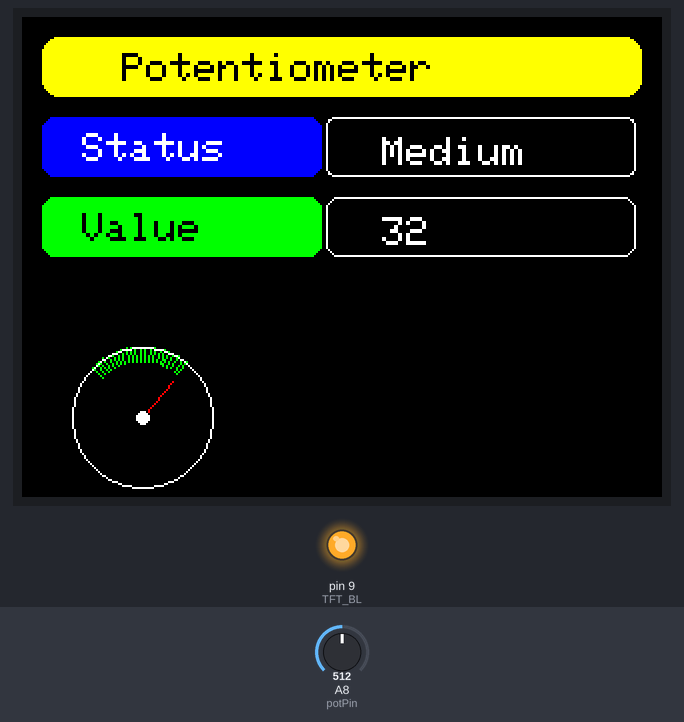
Bench run of a sketch on a simulated Arduino Mega 2560, built with avr-gcc and run on an emulated ATmega2560. Parts: 320×240 colour display, output pins drawn as LEDs (lit = HIGH). The inputs (shaded band) are chosen by the test bench; at power-on: A8 (potPin) = 512. What the sketch prints to the serial monitor is not drawn.

Above: at 1.4 s.
1.5 s: A8 (potPin) set to 535
At 4.41 s:
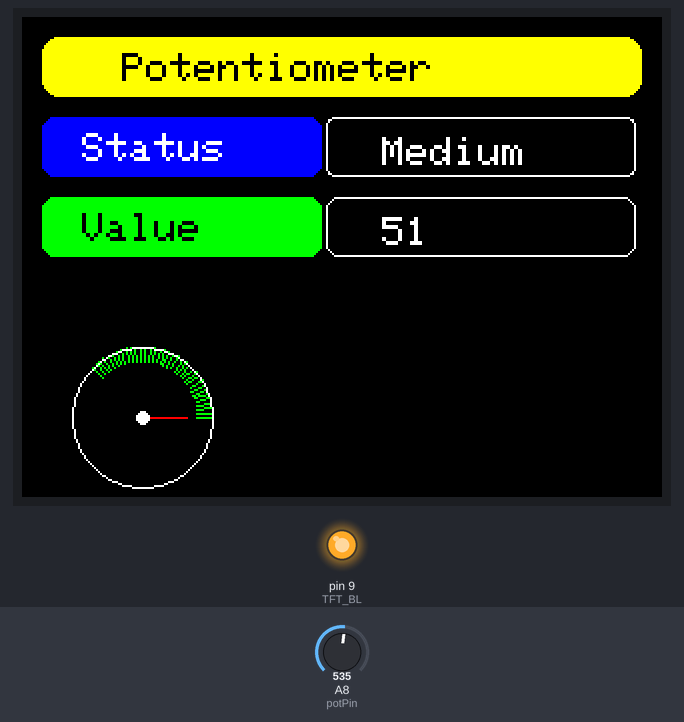
4.5 s: A8 (potPin) set to 715
At 5.96 s:
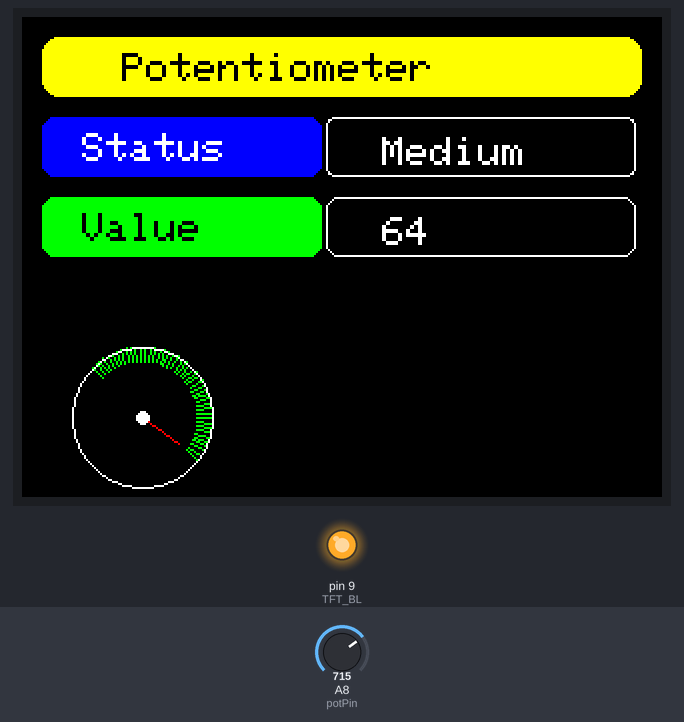
6.2 s: A8 (potPin) set to 735
At 8.4 s:
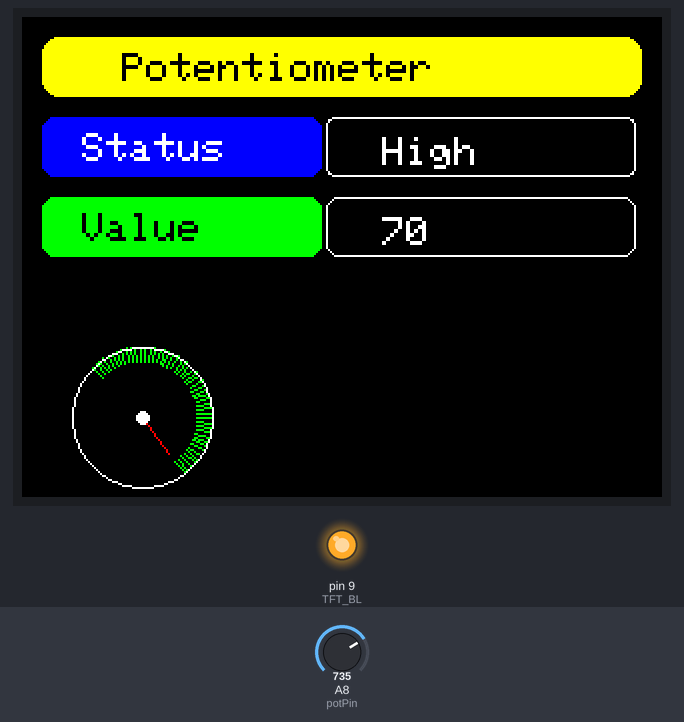
8.8 s: A8 (potPin) set to 716
At 10.5 s:
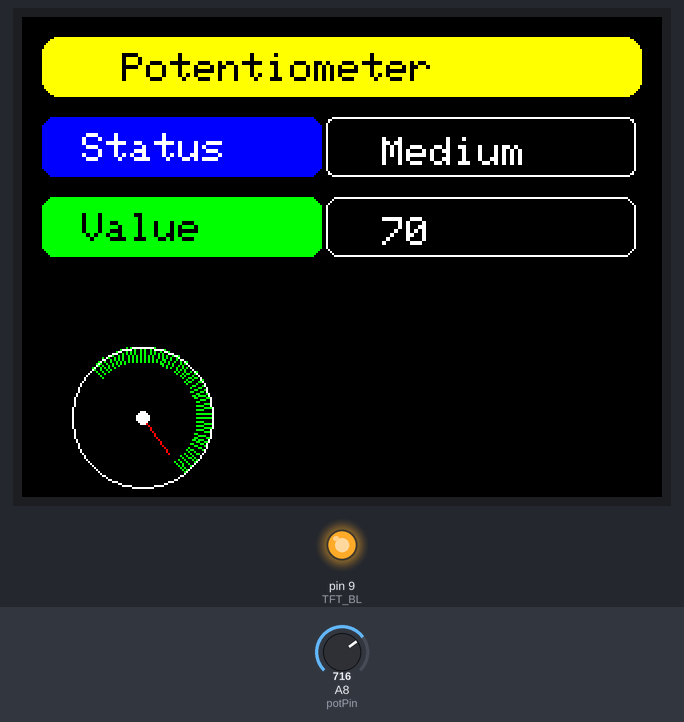
Timing chart, 0 to 12.0 s (numbered marks = the images above; inputs shaded):
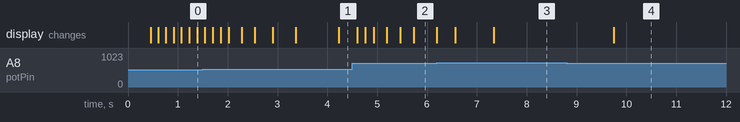

Measured:
- the behaviour switches between 521 and 522 on A8 (potPin) (found by bisection; images 0 and 1)
- the behaviour switches between 728 and 729 on A8 (potPin) (found by bisection; images 2 and 3)
- after the input at 4.5 s, the display: first changes after 0.10 s (image 2 shows a later state)
- after the input at 8.8 s, the display: changes after 0.95 s (image 4)
- what the display in image 2 shows lasts 0.5 s, from 5.7 s to 6.2 s

The sketch:

Ardiuno_Potentiometer_TFT_Modified.ino
```cpp
#include <SPI.h>
#include <Adafruit_GFX.h>
#include <Adafruit_ST7789.h>
#include <math.h>

#define TFT_CS     53
#define TFT_RST    8
#define TFT_DC     7
#define TFT_BL     9

Adafruit_ST7789 tft = Adafruit_ST7789(TFT_CS, TFT_DC, TFT_RST);

const int potPin = A8;
int potValue = 0;
int mappedValue = 0;
int lastValue = -1;
String currentStatus = "";
String lastStatus = "";

void setup() {
  Serial.begin(9600);
  pinMode(TFT_BL, OUTPUT);
  digitalWrite(TFT_BL, HIGH);
  tft.init(240, 320);
  tft.setRotation(1);
  tft.fillScreen(ST77XX_BLACK);
  drawStaticUI();
}

void loop() {
  static int smoothedValue = 0;
  potValue = analogRead(potPin);
  smoothedValue = (smoothedValue * 7 + potValue) / 8;
  mappedValue = map(smoothedValue, 0, 1023, 0, 100);

  if (mappedValue < 30)
    currentStatus = "Low";
  else if (mappedValue < 70)
    currentStatus = "Medium";
  else
    currentStatus = "High";

  if (abs(mappedValue - lastValue) >= 2) {
    Serial.print("Raw: ");
    Serial.print(potValue);
    Serial.print(" | Mapped: ");
    Serial.println(mappedValue);
    updateValue(mappedValue);
    drawCircularBar(mappedValue);
    lastValue = mappedValue;
  }

  if (currentStatus != lastStatus) {
    updateStatus(currentStatus);
    lastStatus = currentStatus;
  }

  delay(100);
}

void drawStaticUI() {
  tft.fillRoundRect(10, 10, 300, 30, 8, ST77XX_YELLOW);
  tft.setCursor(50, 18);
  tft.setTextColor(ST77XX_BLACK);
  tft.setTextSize(2);
  tft.print("Potentiometer");

  tft.fillRoundRect(10, 50, 140, 30, 6, ST77XX_BLUE);
  tft.setTextColor(ST77XX_WHITE);
  tft.setCursor(30, 58);
  tft.print("Status");

  tft.drawRoundRect(152, 50, 155, 30, 4, ST77XX_WHITE);

  tft.fillRoundRect(10, 90, 140, 30, 6, ST77XX_GREEN);
  tft.setTextColor(ST77XX_BLACK);
  tft.setCursor(30, 98);
  tft.print("Value");

  tft.drawRoundRect(152, 90, 155, 30, 6, ST77XX_WHITE);
}

void updateStatus(String status) {
  tft.fillRoundRect(160, 52, 96, 26, 4, ST77XX_BLACK);
  tft.setCursor(180, 60);
  tft.setTextColor(ST77XX_WHITE);
  tft.setTextSize(2);
  tft.print(status);
}

void updateValue(int val) {
  tft.fillRoundRect(160, 92, 96, 26, 4, ST77XX_BLACK);
  tft.setCursor(180, 100);
  tft.setTextColor(ST77XX_WHITE);
  tft.setTextSize(2);
  tft.print(val);
}

void drawCircularBar(int value) {
  static int lastAngle = -1;
  static int lastNeedleX = -1;
  static int lastNeedleY = -1;

  int angle = map(value, 0, 100, 0, 270);
  if (angle == lastAngle) return;
  lastAngle = angle;

  int cx = 60;
  int cy = 200;
  int outerR = 35;
  int innerR = 28;

  for (int a = 0; a <= 270; a += 4) {
    float rad = radians(a - 135);
    int x1 = cx + cos(rad) * innerR;
    int y1 = cy + sin(rad) * innerR;
    int x2 = cx + cos(rad) * outerR;
    int y2 = cy + sin(rad) * outerR;
    tft.drawLine(x1, y1, x2, y2, ST77XX_BLACK);
  }

  for (int a = 0; a <= angle; a += 4) {
    float rad = radians(a - 135);
    int x1 = cx + cos(rad) * innerR;
    int y1 = cy + sin(rad) * innerR;
    int x2 = cx + cos(rad) * outerR;
    int y2 = cy + sin(rad) * outerR;
    tft.drawLine(x1, y1, x2, y2, ST77XX_GREEN);
  }

  tft.drawCircle(cx, cy, outerR, ST77XX_WHITE);

  if (lastNeedleX != -1 && lastNeedleY != -1)
    tft.drawLine(cx, cy, lastNeedleX, lastNeedleY, ST77XX_BLACK);

  float needleRad = radians(angle - 135);
  int nx = cx + cos(needleRad) * (innerR - 5);
  int ny = cy + sin(needleRad) * (innerR - 5);
  tft.drawLine(cx, cy, nx, ny, ST77XX_RED);

  lastNeedleX = nx;
  lastNeedleY = ny;

  tft.fillCircle(cx, cy, 3, ST77XX_WHITE);
}
```
